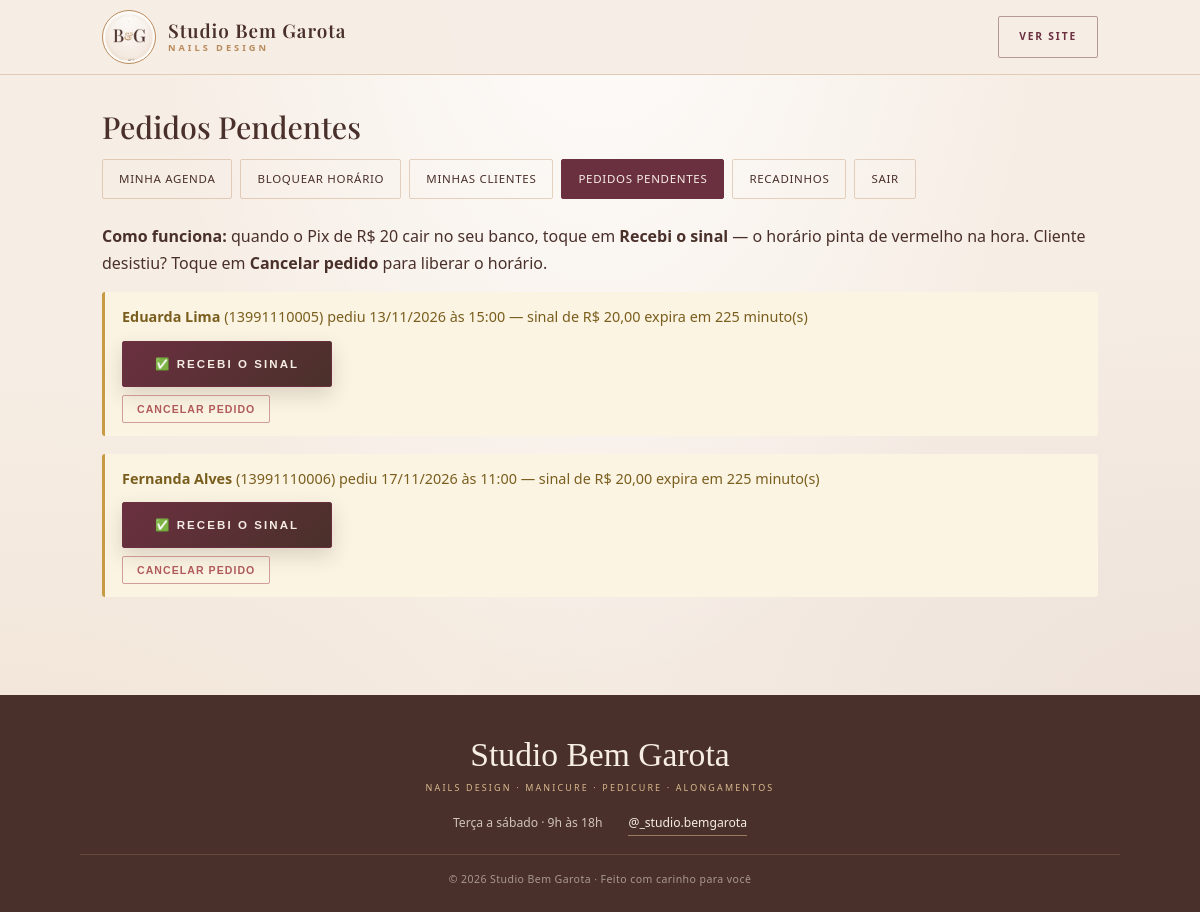
The app's page /admin/pendentes.php (signed in) with its own data.
### tables this page shows
CREATE TABLE IF NOT EXISTS agendamentos (
  id INT UNSIGNED AUTO_INCREMENT PRIMARY KEY,
  cliente_id INT UNSIGNED NOT NULL,
  `data` DATE NOT NULL,
  `hora` TIME NOT NULL,
  status ENUM('pendente','confirmado','cancelado','expirado') NOT NULL DEFAULT 'pendente',
  valor_servico DECIMAL(10,2) NOT NULL,
  valor_sinal DECIMAL(10,2) NOT NULL,
  valor_restante DECIMAL(10,2) NOT NULL,
  expira_em DATETIME NULL,
  pago_em DATETIME NULL,
  criado_em TIMESTAMP DEFAULT CURRENT_TIMESTAMP,
  INDEX busca_data_hora (`data`, `hora`),
  FOREIGN KEY (cliente_id) REFERENCES clientes(id) ON DELETE CASCADE
);

CREATE TABLE IF NOT EXISTS clientes (
  id INT UNSIGNED AUTO_INCREMENT PRIMARY KEY,
  nome VARCHAR(120) NOT NULL,
  whatsapp VARCHAR(20) NOT NULL,
  criado_em TIMESTAMP DEFAULT CURRENT_TIMESTAMP,
  UNIQUE KEY whatsapp_unico (whatsapp)
);

### admin/pendentes.php (the view, shortened to what this page needs)
<?php
require_once '../includes/conexao.php';
mysqli_query(
    $conexao,
    "UPDATE agendamentos SET status = 'expirado'
      WHERE status = 'pendente' AND expira_em < NOW()"
);
$pendentes = [];
$consulta = mysqli_prepare(
    $conexao,
    "SELECT a.id, a.`data`, a.`hora`, a.expira_em, a.valor_sinal,
            c.nome, c.whatsapp
       FROM agendamentos a
       INNER JOIN clientes c ON c.id = a.cliente_id
      WHERE a.status = 'pendente'
      ORDER BY a.expira_em"
);
mysqli_stmt_execute($consulta);
$resultado = mysqli_stmt_get_result($consulta);
while ($linha = mysqli_fetch_assoc($resultado)) {
    $pendentes[] = $linha;
}
$agora = new DateTime();
include '../includes/cabecalho.php';
?>
<h2>Pedidos Pendentes</h2>
<nav class="admin-menu">
    <a href="agenda.php">Minha Agenda</a>
    <a href="bloquear.php">Bloquear Horário</a>
    <a href="clientes.php">Minhas Clientes</a>
    <a class="atual" href="pendentes.php">Pedidos Pendentes</a>
    <a href="recadinhos.php">Recadinhos</a>
    <a href="login.php?sair=1">Sair</a>
</nav>
<p><strong>Como funciona:</strong> quando o Pix de R$ 20 cair no seu
   banco, toque em <strong>Recebi o sinal</strong> — o horário pinta
   de vermelho na hora. Cliente desistiu? Toque em
   <strong>Cancelar pedido</strong> para liberar o horário.</p>
<?php foreach ($pendentes as $pedido) { ?>
    <?php
        $prazo = new DateTime($pedido['expira_em']);
        $minutos = max(0, (int) ceil(($prazo->getTimestamp() - $agora->getTimestamp()) / 60));
        $classe = 'mensagem-aviso';
        $aviso = "expira em $minutos minuto(s)";
    ?>
    <div class="mensagem <?php echo $classe; ?>">
        <strong><?php echo htmlspecialchars($pedido['nome']); ?></strong>
        (<?php echo htmlspecialchars($pedido['whatsapp']); ?>)
        pediu
        <?php echo date('d/m/Y', strtotime($pedido['data'])); ?>
        às <?php echo substr($pedido['hora'], 0, 5); ?>
        — sinal de R$ <?php echo number_format($pedido['valor_sinal'], 2, ',', '.'); ?> <?php echo $aviso; ?>
        <div class="acoes-pedido">
            <form method="post" action="pendentes.php">
                <button type="submit" class="botao-principal">&#9989; Recebi o sinal</button>
            </form>
            <form method="post" action="pendentes.php">
                <button type="submit" class="botao-perigo">Cancelar pedido</button>
            </form>
        </div>
    </div>
<?php } ?>
<?php include '../includes/rodape.php'; ?>

### css/estilo.css (style rules this page uses)
:root { --creme: #F6EDE4; --creme-2: #EFE1D5; --areia: #D9B98F; --dourado: #B98A5C; --dourado-forte: #8E6138; --marrom: #4A302A; --vinho: #6B3040; --suave: #8A6F63; --branco: #FFFDFA; --verde: #5F8F63; --amarelo: #C79A45; --vermelho: #B05A5A; --cinza: #9C9188; --sombra: 0 18px 45px rgba(74, 48, 42, 0.10); }
* { margin: 0; padding: 0; box-sizing: border-box; }
html { scroll-behavior: smooth; }
body { min-height: 100vh; display: flex; flex-direction: column; font-family: 'Montserrat', 'Segoe UI', Arial, sans-serif; font-size: 16px; background-color: var(--creme); background-image: radial-gradient(ellipse at 50% -10%, rgba(255, 255, 255, 0.90), rgba(255, 255, 255, 0) 55%), radial-gradient(ellipse at 0% 100%, rgba(217, 185, 143, 0.20), rgba(217, 185, 143, 0) 42%), radial-gradient(ellipse at 100% 78%, rgba(107, 48, 64, 0.06), rgba(107, 48, 64, 0) 45%); background-attachment: fixed; color: var(--marrom); line-height: 1.7; -webkit-font-smoothing: antialiased; }
h1, h2, h3, h4 { font-family: 'Playfair Display', Georgia, 'Times New Roman', serif; font-weight: 500; line-height: 1.2; color: var(--marrom); }
p { margin-bottom: 0.9em; }
a { color: var(--vinho); }
.conteudo > h2 { margin: 34px 0 14px; font-size: 1.9rem; }
.botao-principal { display: inline-block; background: linear-gradient(135deg, var(--vinho), var(--marrom)); color: var(--creme); font-family: 'Montserrat', sans-serif; font-size: 0.72rem; font-weight: 600; letter-spacing: 0.18em; text-transform: uppercase; padding: 15px 32px; border-radius: 2px; text-decoration: none; border: 1px solid var(--vinho); cursor: pointer; box-shadow: 0 8px 20px rgba(74, 48, 42, 0.18); transition: transform 0.18s, box-shadow 0.18s, background 0.18s; }
.botao-perigo { display: inline-block; background: transparent; color: var(--vermelho); font-family: 'Montserrat', sans-serif; font-size: 0.66rem; font-weight: 600; letter-spacing: 0.1em; text-transform: uppercase; padding: 7px 14px; border-radius: 2px; border: 1px solid rgba(176, 90, 90, 0.55); text-decoration: none; cursor: pointer; }
.mensagem { padding: 13px 17px; border-radius: 3px; margin-bottom: 18px; font-size: 0.9rem; line-height: 1.65; }
.mensagem-aviso { background: #FBF4E3; color: #7A5E1E; border-left: 3px solid var(--amarelo); }
.acoes-pedido { margin-top: 12px; display: flex; flex-direction: column; gap: 8px; }
.acoes-pedido form { margin: 0; }
.admin-menu { display: flex; flex-wrap: wrap; gap: 8px; margin-bottom: 24px; }
.admin-menu a { text-decoration: none; padding: 9px 16px; border-radius: 2px; border: 1px solid rgba(185, 138, 92, 0.35); background: transparent; color: var(--marrom); font-size: 0.72rem; font-weight: 500; letter-spacing: 0.06em; text-transform: uppercase; transition: background 0.18s, color 0.18s, border-color 0.18s; }
.admin-menu a.atual { background: var(--vinho); border-color: var(--vinho); color: var(--creme); }

### records on screen
agendamentos: cliente.nome "Eduarda Lima", cliente.whatsapp "13991110005", data "13/11/2026", hora "15:00", valor_sinal "20,00", expira_em "expira em 225 minuto(s)"
agendamentos: cliente.nome "Fernanda Alves", cliente.whatsapp "13991110006", data "17/11/2026", hora "11:00", valor_sinal "20,00", expira_em "expira em 225 minuto(s)"
